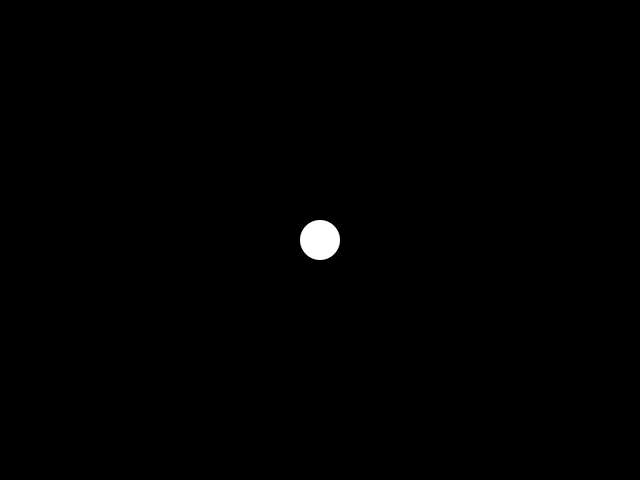
Frame 1 (no input)
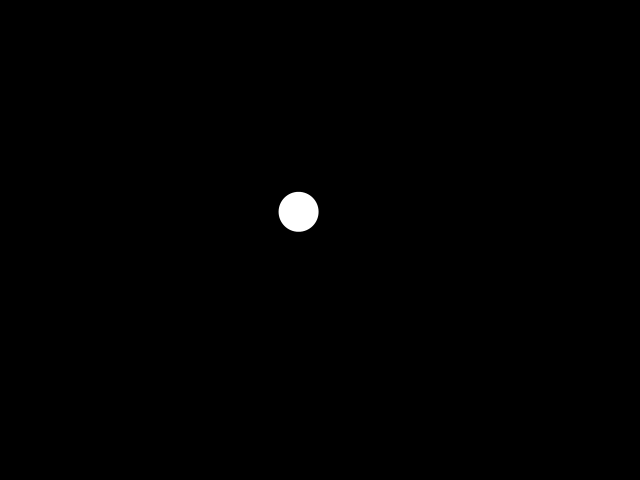
Frame 60 (the mouse pressed at the canvas centre just before this capture)
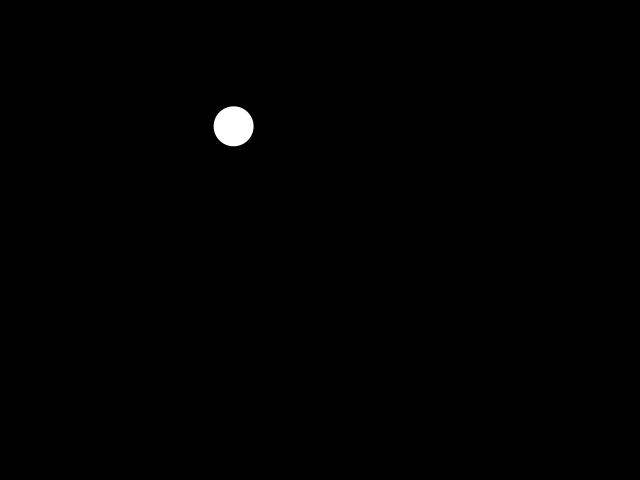
Frame 120 (the mouse held since frame 60 and released just before this capture)

The Processing sketch that drew these frames (run headless with seeded random() and noise(); from frame 60 on, the mouse is pressed at the canvas centre):

// Processing sketch: es_1_bull
// ── es_1_bull.pde
Mover mover;

void setup() {
  size(640, 480);
  smooth();
  mover = new Mover();
}

void draw() {
  background(0);
  mover.display();
  mover.checkCollision();
  mover.update();
}

class Mover {
  PVector location;
  PVector velocity;
  PVector acceleration;
  PVector mouse;

  int speedLimit = 8;
  
  float accMag = 0.02;

  Mover() {
    location = new PVector(width/2, height/2);
    velocity = new PVector(0, 0);
    acceleration = PVector.fromAngle(random(2 * PI)); //Static function "PVector" returns an object, therefore "new" is not needed
  }

  void display() {
    noStroke();
    fill(255);
    ellipse(location.x, location.y, 40, 40);
  }

  void update() {
    acceleration.setMag(accMag);
    velocity.add(acceleration);
    location.add(velocity);
    velocity.limit(speedLimit);
  }

  void checkCollision() {
    if (location.x > width) {
      velocity.mult(0);
      location.x = width;
      acceleration = PVector.fromAngle(random(PI, 3 * PI));
    } else if (location.x < 0) {
      velocity.mult(0);
      location.x = 0;
      acceleration = PVector.fromAngle(random(3 * PI, 5 * PI));
    }
    
    if (location.y > height) {
      velocity.mult(0);
      location.y = height;
      acceleration = PVector.fromAngle(random(2 * PI, 4 * PI));
    } else if (location.y < 0) {
      velocity.mult(0);
      location.y = 0;
      acceleration = PVector.fromAngle(random(2 * PI));
    }
  }
}
